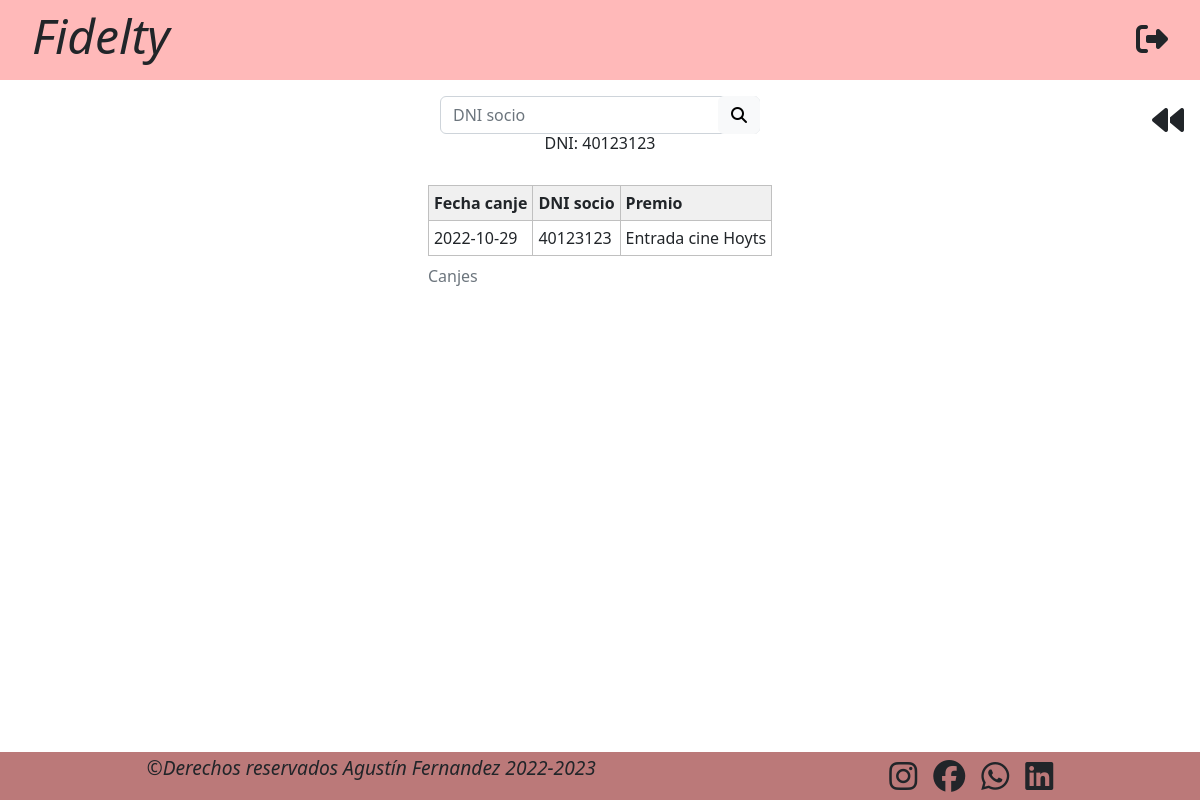
Page /canjes_socios.php?socio=40123123 (signed in) on the committed database.
### tables this page shows
CREATE TABLE `canjes` (
  `id_canje` int(5) NOT NULL,
  `dni_socio` int(8) NOT NULL,
  `id_premio` int(5) NOT NULL,
  `fecha` date DEFAULT NULL
);

CREATE TABLE `premios` (
  `id` int(5) NOT NULL,
  `saldo` int(10) NOT NULL,
  `stock` int(6) DEFAULT 0,
  `punto_reposicion` int(6) DEFAULT NULL,
  `img` varchar(255) DEFAULT NULL,
  `nombre` varchar(50) NOT NULL,
  `descripcion` varchar(500) NOT NULL
);

### canjes_socios.php (the view, shortened to what this page needs)
<!DOCTYPE html>
<html lang="en">
<head>
    <link href="https://cdn.jsdelivr.net/npm/bootstrap@5.2.1/dist/css/bootstrap.min.css" rel="stylesheet">
    <link rel="stylesheet" href="https://cdnjs.cloudflare.com/ajax/libs/toastr.js/latest/toastr.min.css">
    <link rel="stylesheet" href="css/styles_canjes.css">
</head>
<body>
    <header>
        <h2 class="display-5 text-center"><a href="index_admin.php">Fidelty</a></h2>
        <a href="php/funciones.php?session_destroy=true"><i class="fa-solid fa-right-from-bracket"></i></a>
    </header>
    <a class="go_back" href="index_admin.php">
        <i class="fa-solid fa-backward"></i>
    </a>
    <main class="main_admin_canjes-socios">
        <form class="searchbar_container" method="get" action="canjes_socios.php">
            <div class="searchbar">
                <input name="socio" type="text" class="form-control" placeholder="DNI socio">
                <button type="submit" class="btn btn-light"><i class="fa-solid fa-magnifying-glass"></i></button>
            </div>
        </form>
        <?php  if(isset($_GET['socio']) AND $_GET['socio']!="") echo "<h6>DNI: ".$_GET['socio']."</h6>" ?>
        <table class="tabla mt-4">
                <?php
                include("php/conexion.php");
                if (isset($_GET['socio']) and $_GET['socio'] != '') {
                    $result = mysqli_query($conexion, "SELECT c.fecha, c.dni_socio, p.nombre FROM premios p, canjes c WHERE p.id = c.id_premio AND c.dni_socio ='" . $_GET['socio'] . "' ORDER BY c.fecha DESC");
                } else {
                    $result = mysqli_query($conexion, "SELECT c.fecha, c.dni_socio, p.nombre FROM premios p, canjes c WHERE p.id = c.id_premio ORDER BY c.dni_socio");
                }
                if( mysqli_num_rows($result)>0 ){
                    echo "
                    <caption>Canjes</caption>
                        <thead>
                            <tr>
                                <th>Fecha canje</th>
                                <th>DNI socio</th>
                                <th>Premio</th>
                            </tr>
                        </thead>
                        <tbody>";
                    $row = mysqli_fetch_assoc($result);
                    while ($row) {
                        echo "
                            <tr>
                                <td>" . $row['fecha'] . "</td>
                                <td>" . $row['dni_socio'] . "</td>
                                <td>" . $row['nombre'] . "</td>
                            </tr>
                        ";
                        $row = mysqli_fetch_assoc($result);
                    }
                    echo "</tbody>";
                } else {
                    echo "No hay premios registrados";
                }
                ?>
        </table>
    </main>
    <footer>
        <p class="footer_derechos">©Derechos reservados Agustín Fernandez 2022-2023</p>
        <div class="footer_redes">
            <a href="#"><i class="fa-brands fa-instagram"></i></a>
            <a href="#"><i class="fa-brands fa-facebook"></i></a>
            <a href="#"><i class="fa-brands fa-whatsapp"></i></a>
            <a href="#"><i class="fa-brands fa-linkedin"></i></a>
        </div>
    </footer>
</body>
</html>

### css/styles_canjes.css (style rules this page uses)
* { margin: 0; padding: 0; box-sizing: border-box; }
a, a:link, a:visited, a:hover, a:active { color: inherit; text-decoration: inherit; font-weight: inherit; }
body { margin: 0; padding: 0; height: 100%; }
main { min-height: calc(100vh - 8rem); padding-top: 1rem; display: flex; flex-direction: column; justify-content: flex-start; align-items: center; }
header { width: 100%; height: 5rem; background-color: #ffb9b9; display: flex; justify-content: space-between; align-items: center; padding-left: 2rem; padding-right: 2rem; }
header h2 { font-style: italic; }
header i { font-size: 2rem; cursor: pointer; }
footer { width: 100%; height: 3rem; background-color: #bb7979; display: flex; justify-content: space-around; align-items: center; }
.footer_derechos { font-size: 1.2rem; font-style: italic; }
.footer_redes { font-size: 2rem; display: flex; gap: 1rem; }
.go_back { margin-top: 1rem; margin-left: 1rem; margin-bottom: 1rem; font-size: 2rem; display: flex; flex-direction: row-reverse; align-items: center; gap: 1rem; position: fixed; top: 5rem; right: 1rem; font-size: 2rem; }
.tabla { border: 1px solid #C0C0C0; border-collapse: collapse; padding: 5px; margin-left: auto; margin-right: auto; width: auto; }
.tabla th { border: 1px solid #C0C0C0; padding: 5px; background: #F0F0F0; }
.tabla td { border: 1px solid #C0C0C0; padding: 5px; }
.searchbar_container { width: 20rem; height: auto; margin-left: auto; margin-right: auto; align-self: start; }
.searchbar { position: relative; }
.searchbar button { position: absolute; right: 0; top: 0; }

### rows in the picture
canjes: fecha "2022-10-29", dni_socio "40123123", id_premio.nombre "Entrada cine Hoyts"

### other values in the picture
$_GET['socio'] "40123123"
